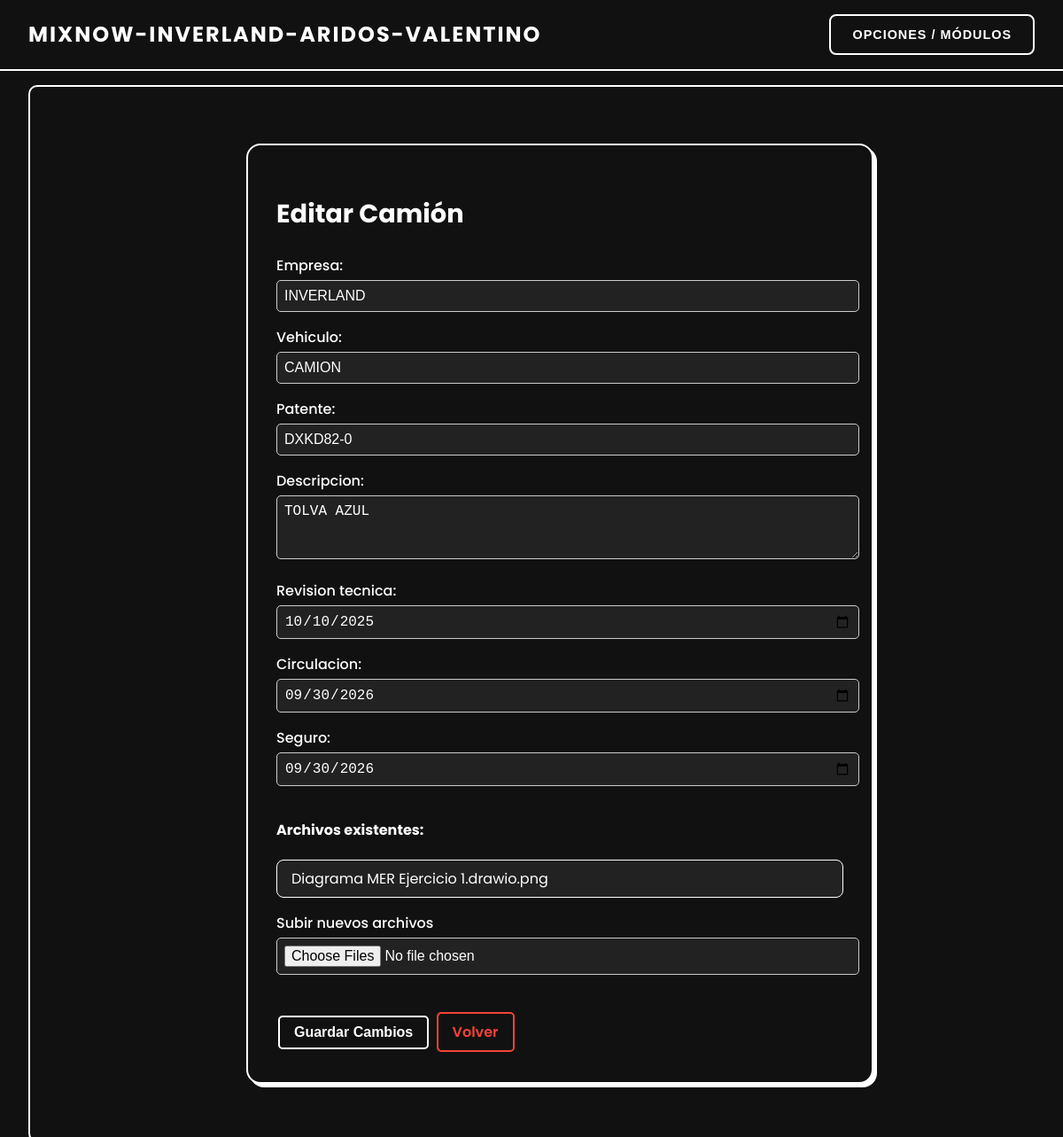
The app's page /camiones/editar/9/ (signed in) with its own data.
### app/models.py (models this page shows, shortened)
class Camiones(models.Model):
    empresa = models.CharField(max_length=100)
    vehiculo = models.CharField(max_length=100)
    patente = models.CharField(max_length=20, unique=True)
    descripcion = models.TextField(blank=True)
    revision_tecnica = models.DateField()
    circulacion = models.DateField()
    seguro = models.DateField()

class Documento(models.Model):
    camion = models.ForeignKey(Camiones, on_delete=models.CASCADE, related_name='documentos')
    titulo = models.CharField(max_length=100)
    archivo = models.FileField(upload_to='pdfs/')

### app/views.py (the view)
# urls.py: path('camiones/editar/<int:pk>/', views.Actualizar_Camion, name='editar_camiones'),
@user_passes_test(lambda u: u.is_superuser)
def Actualizar_Camion(request, pk):
    camion = get_object_or_404(Camiones, pk=pk)
    if request.method == 'POST':
        form = CamionesForm(request.POST, request.FILES, instance=camion)
        if form.is_valid():
            camion = form.save()
            archivos = request.FILES.getlist('archivos')
            for archivo in archivos:
                Documento.objects.create(
                    camion=camion,
                    titulo=archivo.name,
                    archivo=archivo
                )
            messages.success(request, "Camión actualizado correctamente.")
            return redirect('listar_camiones')
        else:
            print(form.errors)
    else:
        form = CamionesForm(instance=camion)
    if camion.revision_tecnica:
        form.initial['revision_tecnica'] = camion.revision_tecnica.strftime('%Y-%m-%d')
    if camion.circulacion:
        form.initial['circulacion'] = camion.circulacion.strftime('%Y-%m-%d')
    if camion.seguro:
        form.initial['seguro'] = camion.seguro.strftime('%Y-%m-%d')
    return render(request, 'clientes/editar_camion.html', {
        'form': form,
        'camion': camion
    })

### app/templates/clientes/editar_camion.html (shortened to what this page needs)
{% extends "clientes/base.html" %}
{% load static %}
{% block content %}
<div class="wrapper">
    <div class="card edit-card">
        <h2 class="title text-center mb-4">
             Editar Camión
        </h2>
        <form method="post" enctype="multipart/form-data" class="needs-validation">
            <div class="form-fields mb-4">
                {{ form.empresa.label_tag }} {{ form.empresa }}
                {{ form.vehiculo.label_tag }} {{ form.vehiculo }}
                {{ form.patente.label_tag }} {{ form.patente }}
                {{ form.descripcion.label_tag }} {{ form.descripcion }}
                {{ form.revision_tecnica.label_tag }} {{ form.revision_tecnica }}
                {{ form.circulacion.label_tag }} {{ form.circulacion }}
                {{ form.seguro.label_tag }} {{ form.seguro }}
                <h4>Archivos existentes:</h4>
                <ul class="document-list">
                    {% for doc in camion.documentos.all %}
                        <li class="document-item">
                            <a href="{{ doc.archivo.url }}" target="_blank" class="doc-link">
                                 {{ doc.titulo }}
                            </a>
                        </li>
                    {% empty %}
                        <li class="document-item no-data">No hay archivos subidos.</li>
                    {% endfor %}
                </ul>
                <label for="archivos">Subir nuevos archivos</label>
                <input type="file" name="archivos" multiple>
            </div>
            <div class="form-actions text-center">
                <button type="submit" class="btn-glitch btn-glitch-primary">
                     Guardar Cambios
                </button>
                <a href="{% url 'listar_camiones' %}" class="btn-glitch btn-glitch-secondary ms-2">
                     Volver
                </a>
            </div>
        </form>
    </div>
</div>
{% endblock %}

### app/templates/clientes/editar_camion.html (style rules this page uses)
.wrapper { display: flex; justify-content: center; align-items: center; min-height: 50rem; padding: 2rem; font-family: 'Poppins', sans-serif; background-color: #111; }
.card.edit-card { background-color: #111; border: 0.125rem solid #fff; border-radius: 1rem; padding: 2rem; width: 100%; max-width: 40rem; box-shadow: 0.25rem 0.25rem #fff; color: #fff; }
.title { font-size: 1.8rem; font-weight: 700; margin-bottom: 1.5rem; }
.form-fields label { display: block; margin-bottom: 0.25rem; font-weight: 500; }
.form-fields input, .form-fields select, .form-fields textarea { width: 100%; padding: 0.5rem; margin-bottom: 1rem; border-radius: 0.3125rem; border: 0.0625rem solid #ccc; background-color: #222; color: #fff; font-size: 1rem; }
.document-list { list-style: none; padding: 0; margin-bottom: 1rem; }
.document-item { display: flex; justify-content: space-between; align-items: center; padding: 0.5rem 1rem; margin-bottom: 0.5rem; border: 0.0625rem solid #fff; border-radius: 0.5rem; background-color: #222; }
.doc-link { color: #fff; text-decoration: none; }
.form-actions { margin-top: 1.5rem; }
.btn-glitch { display: inline-block; padding: 0.5rem 1rem; margin: 0.125rem; border-radius: 0.3125rem; font-weight: 600; text-decoration: none; transition: all 0.3s; font-size: 1rem; }
.btn-glitch-primary { border: 0.125rem solid #fff; background-color: #111; color: #fff; }
.btn-glitch-secondary { border: 0.125rem solid #f44336; background-color: #111; color: #f44336; }

### app/templates/clientes/base.html (style rules this page uses)
html, body { overflow-x: hidden; box-sizing: border-box; }
body { margin: 0; font-family: 'Poppins', sans-serif; background-color: #111; color: #fff; }
.card { background-color: #111; border: 2px solid #fff; border-radius: 10px; padding: 2rem; width: 100%; max-width: 90rem; box-shadow: 4px 4px #fff; position: relative; z-index: 1 !important; }

### records on screen
Camiones: empresa "INVERLAND", vehiculo "CAMION", patente "DXKD82-0", descripcion "TOLVA AZUL", revision_tecnica "10/10/2025", circulacion "09/30/2026", seguro "09/30/2026"
Documento: titulo "Diagrama MER Ejercicio 1.drawio.png"
